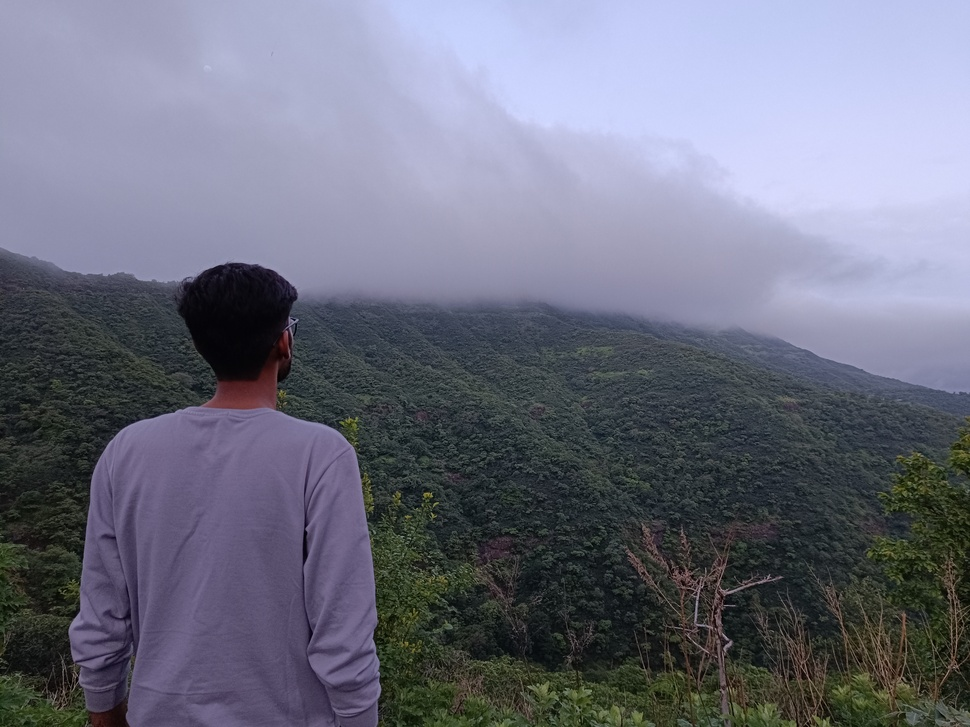
#> input picture IP/image.jpg, 970 x 727 px, shrunk from 4096 x 3072 before the run
$ python IP3.py   (older library calls are emulated)
#> lines starting #> are read from the running program, lines starting #| are printed output that depends on the picture; after the words box and inside, x2 and y2 are one past the last pixel; in counts of white or black regions, pixels touching at a corner belong together
import cv2
import numpy as np
import matplotlib.pyplot as plt

# Read image
image = cv2.imread("image.jpg")
#> image is the input picture: shape (727, 970, 3); mean B, G, R 127.6, 111.3, 109.1

if image is None:
    print("Image not found")
    exit()

# Convert to grayscale
gray = cv2.cvtColor(image, cv2.COLOR_BGR2GRAY)
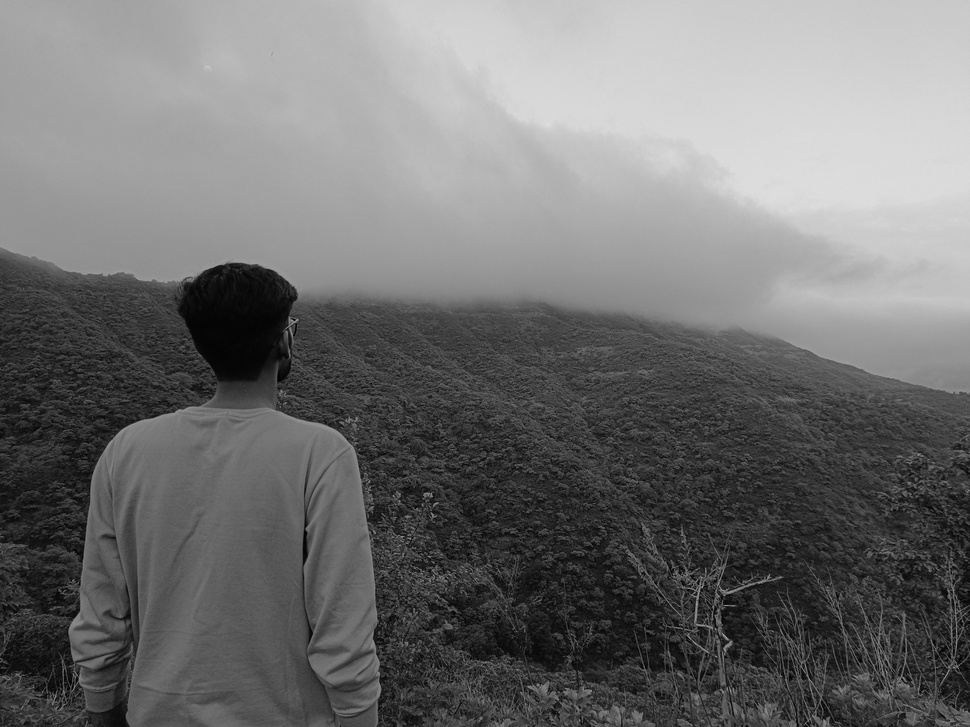
#> gray: shape (727, 970); min 0, max 222, mean 112.5

# Blur
blur = cv2.GaussianBlur(gray, (3,3), 0)

# Sobel
sobelx = cv2.Sobel(blur, cv2.CV_64F, 1, 0, ksize=3)
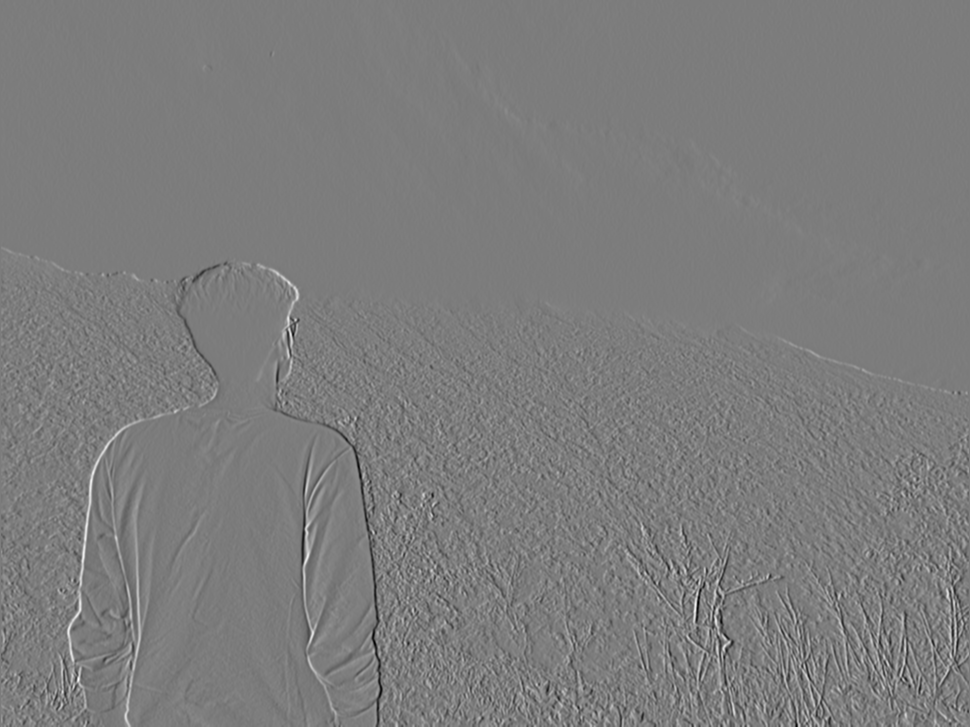
#> sobelx: shape (727, 970) float64; min -335, max 350, mean 0.4; drawn with min black and max white
sobely = cv2.Sobel(blur, cv2.CV_64F, 0, 1, ksize=3)
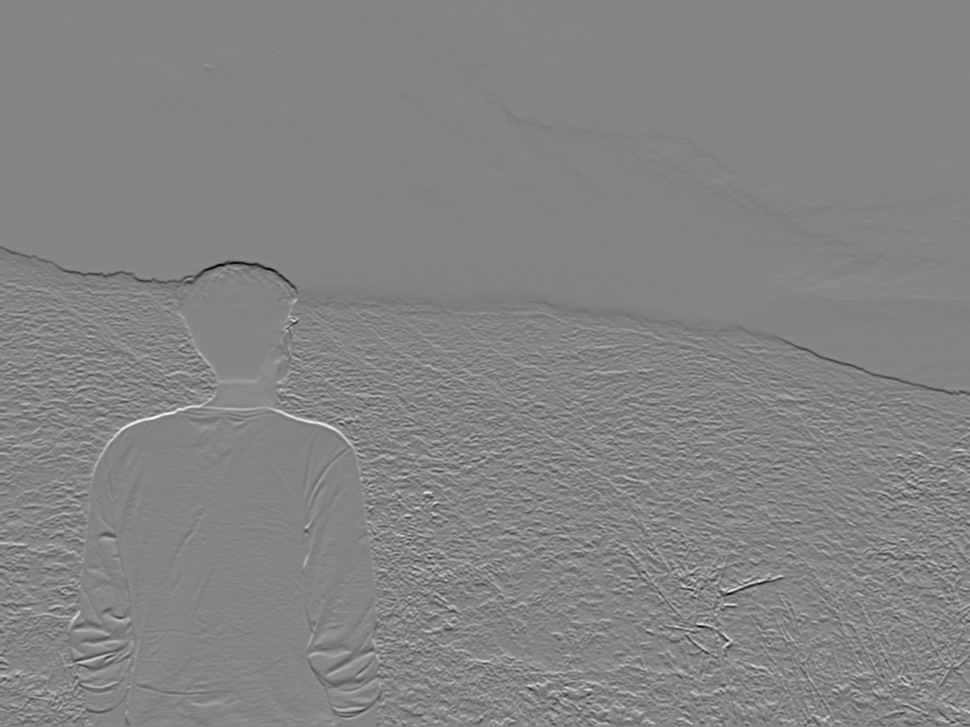
#> sobely: shape (727, 970) float64; min -380, max 346, mean -1.4; drawn with min black and max white

sobel = cv2.magnitude(sobelx, sobely)
sobel = cv2.convertScaleAbs(sobel)
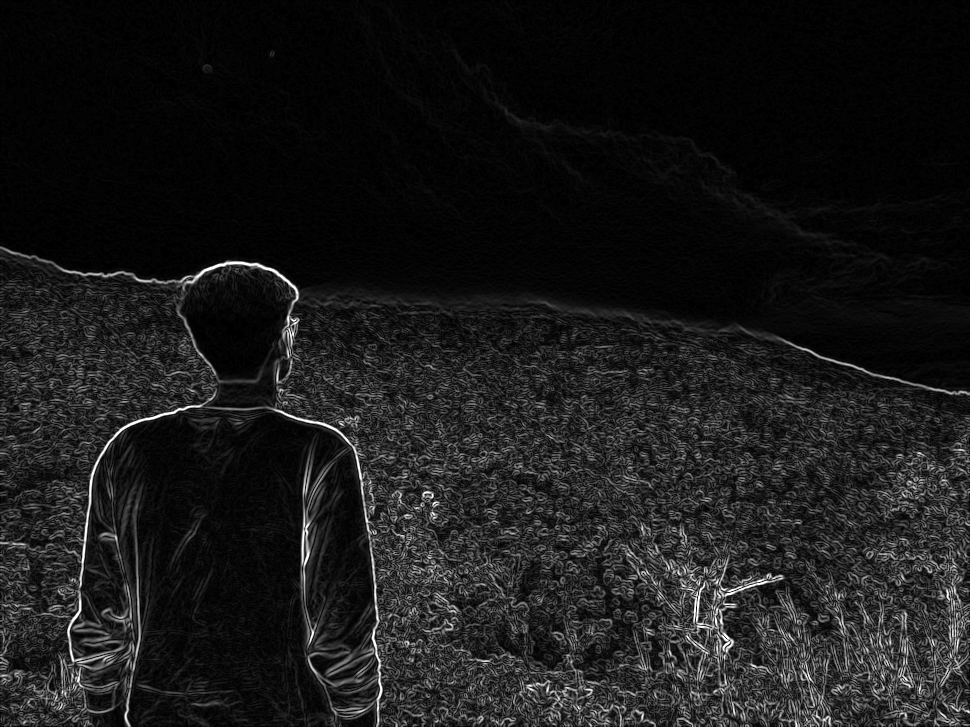
#> sobel: shape (727, 970); min 0, max 255, mean 25.8

# Canny
canny = cv2.Canny(blur, 100, 200)
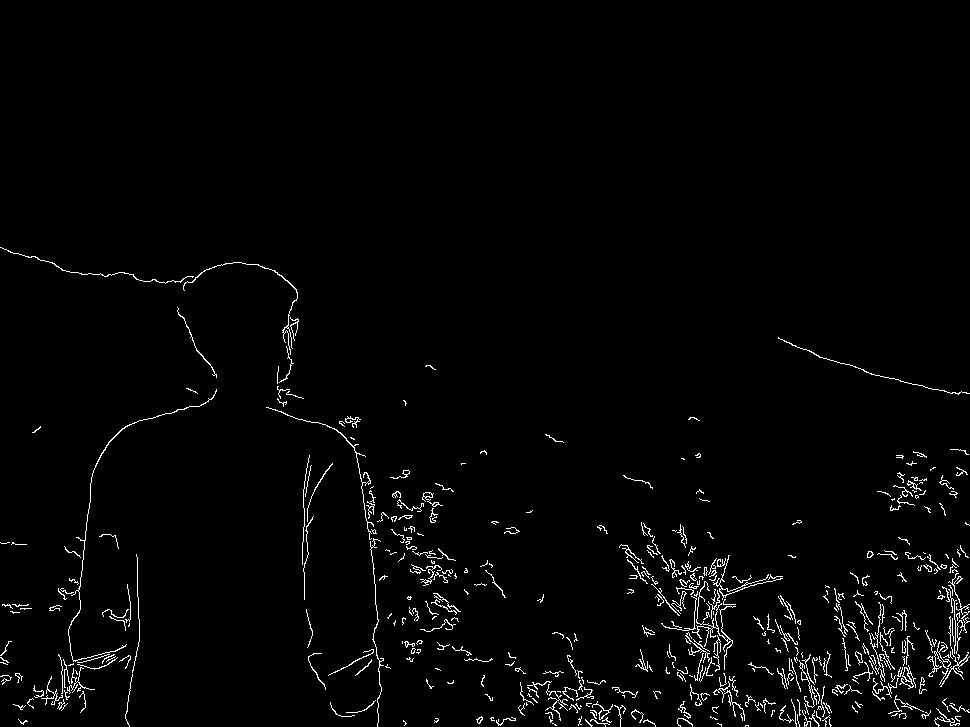
#> canny: shape (727, 970); 2% white in thin lines or dots, all inside (x1, y1, x2, y2) = (0, 247, 970, 727)

# Laplacian
laplacian = cv2.Laplacian(blur, cv2.CV_64F)
laplacian = cv2.convertScaleAbs(laplacian)

# Display
plt.figure(figsize=(12,8))

plt.subplot(2,2,1)
plt.imshow(cv2.cvtColor(image, cv2.COLOR_BGR2RGB))
plt.title("Original Image")
plt.axis("off")

plt.subplot(2,2,2)
plt.imshow(sobel, cmap='gray')
plt.title("Sobel Edge Detection")
plt.axis("off")

plt.subplot(2,2,3)
plt.imshow(canny, cmap='gray')
plt.title("Canny Edge Detection")
plt.axis("off")

plt.subplot(2,2,4)
plt.imshow(laplacian, cmap='gray')
plt.title("Laplacian Edge Detection")
plt.axis("off")

plt.tight_layout()
plt.show()
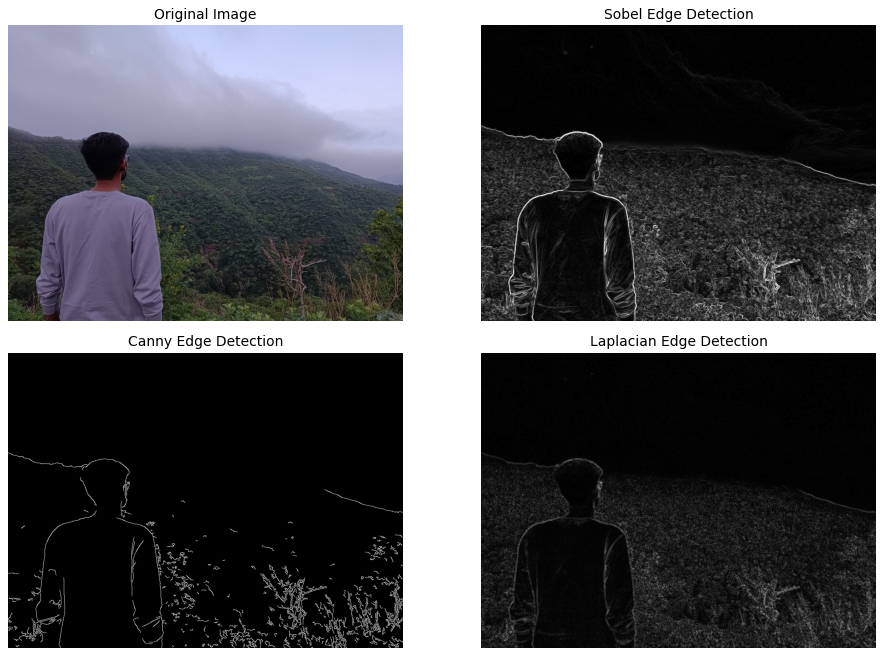
#> figure drawn by matplotlib, 4 panels
